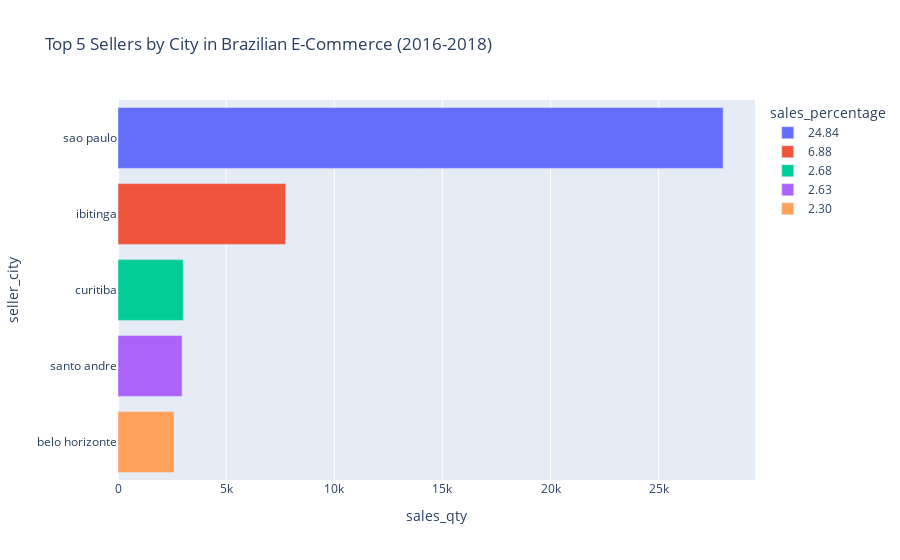

This figure's notebook cell:
### Code cell
# Plotting selling sellers by city data
fig4 = px.bar(r5_top, x="sales_qty", y="seller_city", orientation='h', hover_data=['sales_percentage'], color='sales_percentage', title='Top 5 Sellers by City in Brazilian E-Commerce (2016-2018)')
fig4.update_layout(yaxis={'categoryorder':'total ascending'})
fig4.show()

### Figure 1 — Plotly figure (JSON) as saved in the notebook; plotly's stock layout.template omitted (floating-point values rounded to 4 significant figures)
{"data": [{"alignmentgroup": "True", "customdata": [["24.84"]], "hovertemplate": "sales_percentage=%{customdata[0]}<br>sales_qty=%{x}<br>seller_city=%{y}<extra></extra>", "legendgroup": "24.84", "marker": {"color": "#636efa"}, "name": "24.84", "offsetgroup": "24.84", "orientation": "h", "showlegend": true, "textposition": "auto", "type": "bar", "x": [27983], "xaxis": "x", "y": ["sao paulo"], "yaxis": "y"}, {"alignmentgroup": "True", "customdata": [["6.88"]], "hovertemplate": "sales_percentage=%{customdata[0]}<br>sales_qty=%{x}<br>seller_city=%{y}<extra></extra>", "legendgroup": "6.88", "marker": {"color": "#EF553B"}, "name": "6.88", "offsetgroup": "6.88", "orientation": "h", "showlegend": true, "textposition": "auto", "type": "bar", "x": [7750], "xaxis": "x", "y": ["ibitinga"], "yaxis": "y"}, {"alignmentgroup": "True", "customdata": [["2.68"]], "hovertemplate": "sales_percentage=%{customdata[0]}<br>sales_qty=%{x}<br>seller_city=%{y}<extra></extra>", "legendgroup": "2.68", "marker": {"color": "#00cc96"}, "name": "2.68", "offsetgroup": "2.68", "orientation": "h", "showlegend": true, "textposition": "auto", "type": "bar", "x": [3016], "xaxis": "x", "y": ["curitiba"], "yaxis": "y"}, {"alignmentgroup": "True", "customdata": [["2.63"]], "hovertemplate": "sales_percentage=%{customdata[0]}<br>sales_qty=%{x}<br>seller_city=%{y}<extra></extra>", "legendgroup": "2.63", "marker": {"color": "#ab63fa"}, "name": "2.63", "offsetgroup": "2.63", "orientation": "h", "showlegend": true, "textposition": "auto", "type": "bar", "x": [2964], "xaxis": "x", "y": ["santo andre"], "yaxis": "y"}, {"alignmentgroup": "True", "customdata": [["2.30"]], "hovertemplate": "sales_percentage=%{customdata[0]}<br>sales_qty=%{x}<br>seller_city=%{y}<extra></extra>", "legendgroup": "2.30", "marker": {"color": "#FFA15A"}, "name": "2.30", "offsetgroup": "2.30", "orientation": "h", "showlegend": true, "textposition": "auto", "type": "bar", "x": [2593], "xaxis": "x", "y": ["belo horizonte"], "yaxis": "y"}], "layout": {"barmode": "relative", "legend": {"title": {"text": "sales_percentage"}, "tracegroupgap": 0}, "title": {"text": "Top 5 Sellers by City in Brazilian E-Commerce (2016-2018)"}, "xaxis": {"anchor": "y", "domain": [0, 1], "title": {"text": "sales_qty"}}, "yaxis": {"anchor": "x", "categoryorder": "total ascending", "domain": [0, 1], "title": {"text": "seller_city"}}}}
